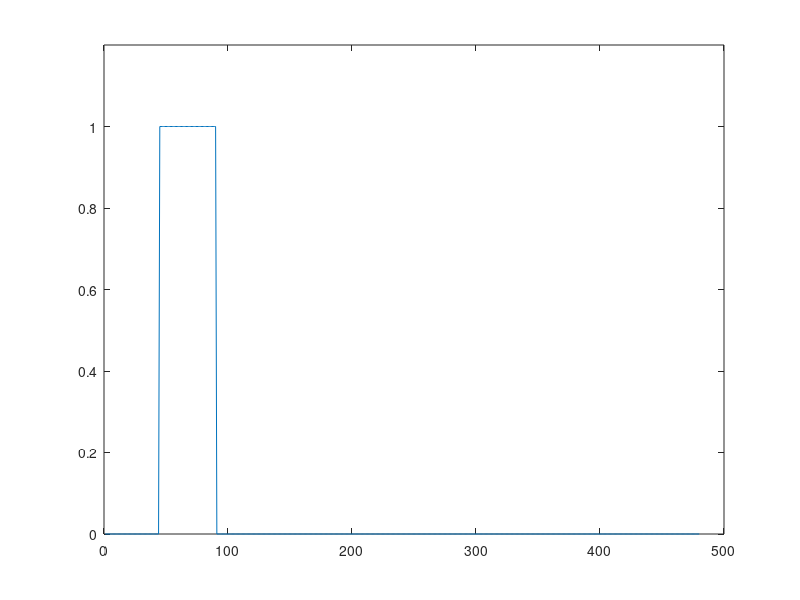

Recreate this plot in MATLAB. (Note: this script raises an error after producing the figure.)
%% ------ simulated TF vectors - osc vs non-osc



%%  SIMULATION
options = struct;
options.DEBUG = 1;
options.SIM_TIME = 8*60;

global START_TIME END_TIME 


START_TIME =0;
END_TIME = 480;
% % END_TIME = 900;



% names = {'nfkb_curves_TNF10ng', 'nfkb_curves_PAM3CSK100ng', 'nfkb_curves_CpG330nM',  'nfkb_curves_LPS100ng','nfkb_curves_pic50ug'};
% names = {'nfkb_curves_TNF10ng', 'nfkb_curves_PAM3CSK100ng', 'nfkb_curves_CpG330nM'};
% names = {'nfkb_curves_TNF10ng','nfkb_curves_TNF_ikbamm'};
% names = {'nfkb_oscillatory','nfkb_nonoscillatory', 'nfkb_oscillatory_hiamp', 'nfkb_nonoscillatory_hiamp'};
% names = {'nfkb_oscillatory','nfkb_nonoscillatory'};
% names = {'nfkb_oscillatory_2xtotalactivity','nfkb_persistent_2xtotalactivity'}; %use END_TIME=900 if this TF sim

output_container = zeros(17, 2);
figure;
n=1;
for j = linspace(.75, 7, 17)
    
    % Transcription factor vector
    pulse_on = j; % (hrs)
    pulse_off = .75; % (hrs)
    tf = zeros(1, END_TIME-START_TIME);
    start_idx = 60*pulse_off;
    tf(round(start_idx):round(start_idx+60*pulse_on)) = 1;
    plot(tf) 
    ylim([0 1.2]);
    hold on;
    
    m=1;
    for k = [0.5, 0.6, 0.8, 1, 1.2] %linspace(0.5, 1, 2) %0.5 or 1
        disp(k);
        data_use = (tf)*2*k;

        % Starting Conditions
        initvalues = zeros(15,1);
        initvalues(1,1) = 1;    %E0
        initvalues(2,1) = 0;    %E1

        initvalues(3,1) = 0;   %E2
        initvalues(4,1) = 0;   %E3

        initvalues(5,1) = 0;   %E4
        initvalues(6,1) = 0;   %E5
        initvalues(7,1) = 0;   %E6
        initvalues(8,1) = 0;   %E7
        initvalues(9,1) = 0;   %E8
        initvalues(10,1) = 0;   %E9
        initvalues(11,1) = 0;   %E10
        initvalues(12,1) = 0;   %E11
        initvalues(13,1) = 0;   %E12
        initvalues(14,1) = 0;   %E13
        initvalues(15,1) = 0;   %E14

        tf = transpose(data_use); %cut to 8hrs
        time = linspace(START_TIME, END_TIME, length(tf));
        [tsim1, results1] = ode15s(@(t,y) chromatinOde(t, y, time,{}, tf),[START_TIME END_TIME],initvalues);

        output = transpose(interp1(tsim1,results1,START_TIME:END_TIME, 'linear'));

        %plot single simulation
%         plot(output(15,:));
%         xlim ([0 480]);
%         ylim([0 1]);
%         hold on;

    max_enhancer = max(output(15,:));
    output_container(n,m) = max_enhancer;
    m = m+1;
    end

    n=n+1;
end

%%
%plot output_container, max chromatin opening
output_container(:,m+1) = start_idx+60*linspace(.75, 7, 17);
figure;
plot(output_container(:,m+1), output_container(:,1));
hold on;
plot(output_container(:,m+1), output_container(:,2));
hold on;
plot(output_container(:,m+1), output_container(:,3));
hold on;
plot(output_container(:,m+1), output_container(:,4));
hold on;
plot(output_container(:,m+1), output_container(:,5));
% hold on;
% plot(output_container(:,m+1), output_container(:,6));
% hold on;
% plot(output_container(:,m+1), output_container(:,7));
hold off

legend('non-oscillatory amp0.5','non-oscillatory amp0.6','non-oscillatory amp0.8','non-oscillatory amp1.0','non-oscillatory amp1.2')
% legend('non-oscillatory amp0.5','non-oscillatory amp1')

%%
%plot simTFs

names = {'nfkb_oscillatory','nfkb_nonoscillatory'};
figure;
for j = 1:length(names)
    data_name = char(names(j));
    data = load(strcat('F://enhancer_dynamics/nfkb_trajectories/simTFs/',data_name,'.mat'));
    data = cell2struct(struct2cell(data), {'nfkb_curves'});
    data = (data.nfkb_curves)*1;
    
    
    plot(data);
    xlim ([0 480]);
    ylim ([0 1.2]);
    hold on;
    
end